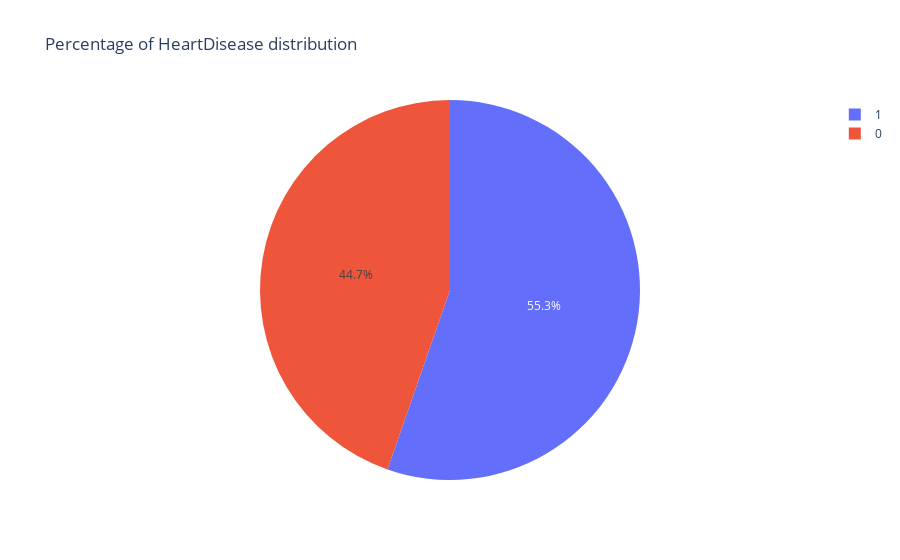

The code cell stored with this chart in its notebook:
### Markdown cell above
Percentage of HeartDisease data distribution

### Code cell
px.pie(heart_df, names='HeartDisease', title = 'Percentage of HeartDisease distribution')

### Figure 1 — Plotly figure (JSON) as saved in the notebook; plotly's stock layout.template omitted (floating-point values rounded to 4 significant figures; data arrays with more than 128 entries replaced by an {"elided": "..."} marker saying what was removed)
{"data": [{"domain": {"x": [0, 1], "y": [0, 1]}, "hovertemplate": "HeartDisease=%{label}<extra></extra>", "labels": {"elided": "918 int values"}, "legendgroup": "", "name": "", "showlegend": true, "type": "pie"}], "layout": {"legend": {"tracegroupgap": 0}, "title": {"text": "Percentage of HeartDisease distribution"}}}
